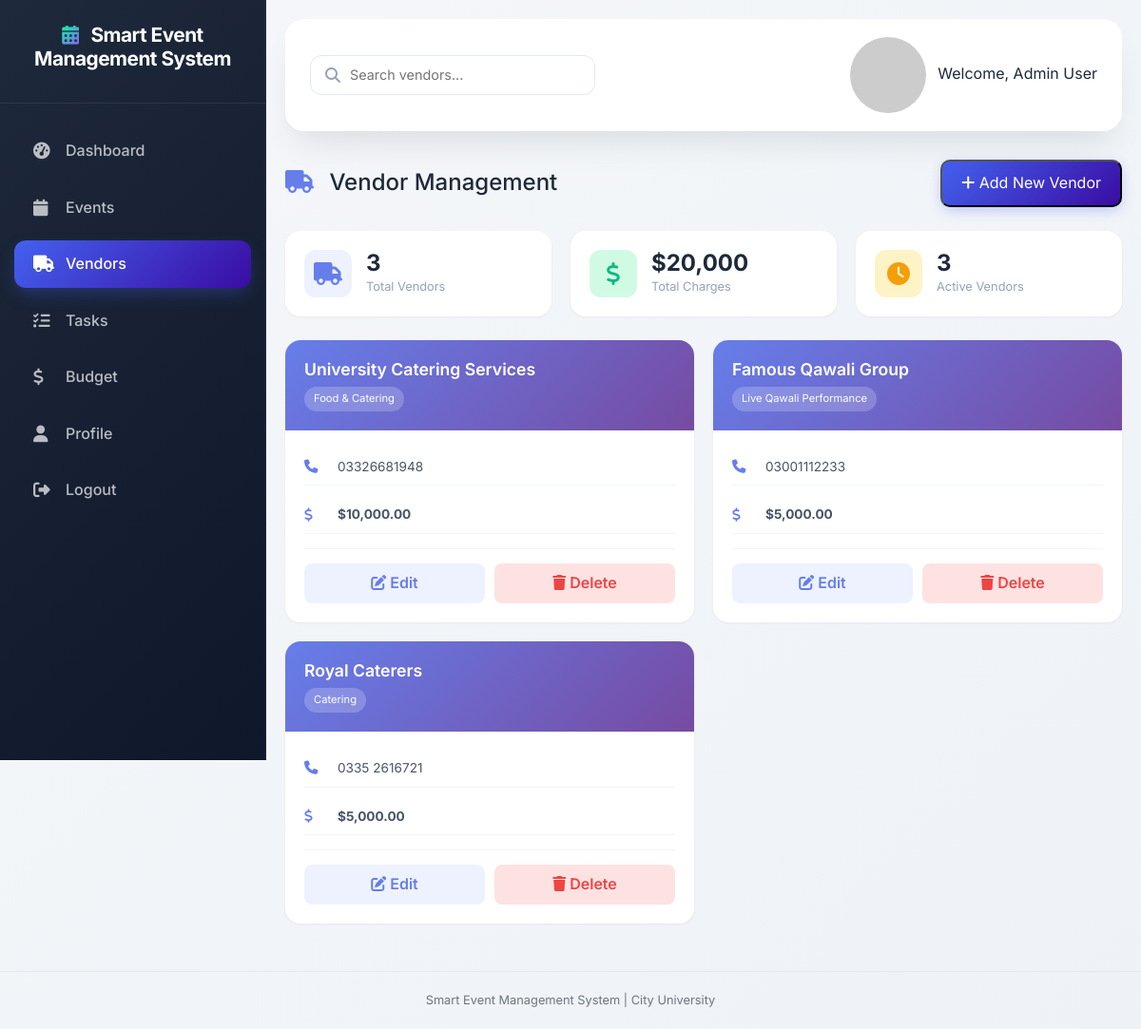
The app's page /vendors.php (signed in) with its own data.
### tables this page shows
CREATE TABLE `vendors` (
  `id` int(11) NOT NULL,
  `vendor_name` varchar(100) NOT NULL,
  `service_type` varchar(100) NOT NULL,
  `contact` varchar(20) NOT NULL,
  `charges` decimal(10,2) NOT NULL,
  `created_at` timestamp NOT NULL DEFAULT current_timestamp()
);

### vendors.php (the view, shortened to what this page needs)
<?php
include 'includes/db.php';
$vendors = mysqli_query($conn, "SELECT * FROM vendors ORDER BY id DESC");
include 'includes/header.php';
?>
<div class="d-flex" style="width:100%; margin:0; padding:0;">
    <div class="sidebar">
        <div class="brand">
            <h3><i class="fas fa-calendar-alt"></i> Smart Event Management System</h3>
        </div>
        <nav class="nav flex-column">
            <a href="dashboard.php" class="nav-link"><i class="fas fa-tachometer-alt"></i> Dashboard</a>
            <a href="events.php" class="nav-link"><i class="fas fa-calendar"></i> Events</a>
            <a href="vendors.php" class="nav-link active"><i class="fas fa-truck"></i> Vendors</a>
            <a href="tasks.php" class="nav-link"><i class="fas fa-tasks"></i> Tasks</a>
            <a href="budget.php" class="nav-link"><i class="fas fa-dollar-sign"></i> Budget</a>
            <a href="profile.php" class="nav-link"><i class="fas fa-user"></i> Profile</a>
            <a href="logout.php" class="nav-link"><i class="fas fa-sign-out-alt"></i> Logout</a>
        </nav>
    </div>
    <div class="main-content">
        <div class="top-navbar d-flex justify-content-between align-items-center">
            <div class="search-bar">
                <i class="fas fa-search"></i>
                <input type="text" id="searchInput" placeholder="Search vendors..." onkeyup="searchVendors()">
            </div>
            <div>
                <img src="https://ui-avatars.com/api/?name=Admin&background=667eea&color=fff&size=35" style="border-radius: 50%;" alt="Profile">
                <span class="ms-2">Welcome, <?php echo $_SESSION['user_name']; ?></span>
            </div>
        </div>
        <div class="page-header">
            <h2><i class="fas fa-truck"></i> Vendor Management</h2>
            <?php if($_SESSION['user_role'] == 'admin'): ?>
                <button class="btn-primary" style="padding: 10px 20px; border-radius: 10px;" data-bs-toggle="modal" data-bs-target="#addVendorModal">
                    <i class="fas fa-plus"></i> Add New Vendor
                </button>
            <?php endif; ?>
        </div>
        <div class="stats-row">
            <div class="stat-box">
                <div class="stat-box-icon purple"><i class="fas fa-truck"></i></div>
                <div class="stat-box-info">
                    <h3><?php echo mysqli_num_rows($vendors); ?></h3>
                    <p>Total Vendors</p>
                </div>
            </div>
            <div class="stat-box">
                <div class="stat-box-icon green"><i class="fas fa-dollar-sign"></i></div>
                <div class="stat-box-info">
                    <?php
                    $total_charges = mysqli_fetch_assoc(mysqli_query($conn, "SELECT SUM(charges) as total FROM vendors"))['total'];
                    ?>
                    <h3>$<?php echo number_format($total_charges ?? 0, 0); ?></h3>
                    <p>Total Charges</p>
                </div>
            </div>
            <div class="stat-box">
                <div class="stat-box-icon orange"><i class="fas fa-clock"></i></div>
                <div class="stat-box-info">
                    <h3><?php echo mysqli_num_rows($vendors); ?></h3>
                    <p>Active Vendors</p>
                </div>
            </div>
        </div>
        <div class="vendors-grid" id="vendorsGrid">
            <?php
            mysqli_data_seek($vendors, 0);
            while($vendor = mysqli_fetch_assoc($vendors)):
            ?>
            <div class="vendor-card" data-vendor-name="<?php echo strtolower($vendor['vendor_name']); ?>">
                <div class="vendor-header">
                    <h3><?php echo htmlspecialchars($vendor['vendor_name']); ?></h3>
                    <span class="service-badge"><?php echo htmlspecialchars($vendor['service_type']); ?></span>
                </div>
                <div class="vendor-body">
                    <div class="vendor-info">
                        <div class="info-row">
                            <i class="fas fa-phone"></i>
                            <span><?php echo htmlspecialchars($vendor['contact']); ?></span>
                        </div>
                        <div class="info-row">
                            <i class="fas fa-dollar-sign"></i>
                            <span class="charge-amount">$<?php echo number_format($vendor['charges'], 2); ?></span>
                        </div>
                    </div>
                    <?php if($_SESSION['user_role'] == 'admin'): ?>
                        <div class="vendor-actions">
                            <button class="btn-edit" data-bs-toggle="modal" data-bs-target="#editVendorModal<?php echo $vendor['id']; ?>">
                                <i class="fas fa-edit"></i> Edit
                            </button>
                            <button class="btn-delete" onclick="confirmDelete('<?php echo addslashes($vendor['vendor_name']); ?>', <?php echo $vendor['id']; ?>, 'vendors')">
                                <i class="fas fa-trash"></i> Delete
                            </button>
                        </div>
                    <?php else: ?>
                        <div class="readonly-badge">
                            <i class="fas fa-lock"></i> Read Only
                        </div>
                    <?php endif; ?>
                </div>
            </div>
            <?php endwhile; ?>
        </div>
    </div>
</div>
<?php include 'includes/footer.php'; ?>

### css/style.css (style rules this page uses)
:root { --primary-color: #4361ee; --primary-dark: #3a0ca3; --primary-light: #8b5cf6; --secondary-color: #06ffa5; --accent-color: #f72585; --dark-bg: #0f172a; --card-bg: #ffffff; --sidebar-bg: linear-gradient(135deg, #1e293b 0%, #0f172a 100%); --text-dark: #1e293b; --text-gray: #64748b; --text-light: #94a3b8; --success: #10b981; --warning: #f59e0b; --danger: #ef4444; --info: #3b82f6; --border-radius: 1rem; --box-shadow: 0 20px 35px -10px rgba(0, 0, 0, 0.1); --box-shadow-hover: 0 25px 40px -12px rgba(0, 0, 0, 0.15); --transition: all 0.3s cubic-bezier(0.4, 0, 0.2, 1); }
* { margin: 0; padding: 0; box-sizing: border-box; }
body { font-family: 'Inter', sans-serif; background: linear-gradient(135deg, #f5f7fa 0%, #eef2f6 100%); color: var(--text-dark); line-height: 1.6; }
.sidebar { height: 100vh; background: var(--sidebar-bg); position: fixed; left: 0; top: 0; width: 280px; transition: var(--transition); z-index: 1000; backdrop-filter: blur(10px); border-right: 1px solid rgba(255, 255, 255, 0.05); }
.sidebar .brand { padding: 25px 20px; text-align: center; border-bottom: 1px solid rgba(255, 255, 255, 0.08); margin-bottom: 20px; }
.sidebar .brand h3 { color: white; font-size: 1.3rem; font-weight: 700; letter-spacing: -0.5px; }
.sidebar .brand h3 i { background: linear-gradient(135deg, var(--secondary-color), var(--primary-light)); -webkit-background-clip: text; background-clip: text; color: transparent; margin-right: 8px; }
.sidebar .nav-link { color: rgba(255, 255, 255, 0.7); padding: 12px 20px; margin: 5px 15px; border-radius: 12px; transition: var(--transition); font-weight: 500; display: flex; align-items: center; gap: 12px; }
.sidebar .nav-link.active { background: linear-gradient(135deg, var(--primary-color), var(--primary-dark)); color: white; box-shadow: 0 8px 20px -5px rgba(67, 97, 238, 0.4); }
.sidebar .nav-link i { width: 22px; font-size: 1.1rem; }
.main-content { margin-left: 280px; padding: 25px 30px; min-height: 100vh; }
.top-navbar { background: var(--card-bg); border-radius: 20px; padding: 18px 25px; margin-bottom: 30px; box-shadow: var(--box-shadow); backdrop-filter: blur(10px); border: 1px solid rgba(255, 255, 255, 0.5); }
.btn-primary { background: linear-gradient(135deg, var(--primary-color), var(--primary-dark)); color: white; box-shadow: 0 4px 15px -3px rgba(67, 97, 238, 0.4); }

### records on screen
vendors: vendor_name "University Catering Services", service_type "Food & Catering", contact "03326681948", charges "10,000.00"
vendors: vendor_name "Famous Qawali Group", service_type "Live Qawali Performance", contact "03001112233", charges "5,000.00"
vendors: vendor_name "Royal Caterers", service_type "Catering", contact "0335 2616721", charges "5,000.00"

### other values on screen
$_SESSION['user_name'] "Admin User"
mysqli_num_rows($vendors) "3"
$total_charges "20,000"
